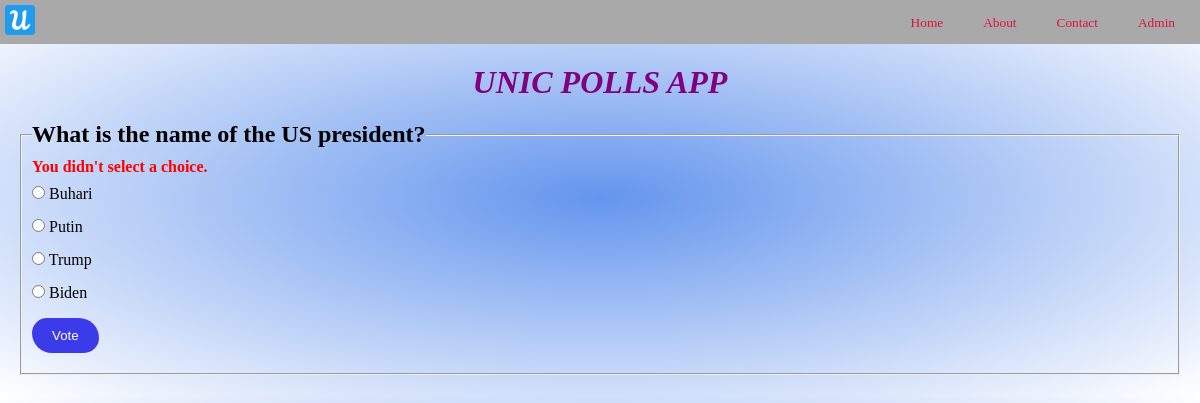
The page /1/vote/ on the database its author committed.
### core/models.py (models this page shows, shortened)
class Question(models.Model):
    question_text = models.CharField(max_length=200)
    pub_date = models.DateTimeField(auto_now_add=True)

class Choice(models.Model):
    question = models.ForeignKey(Question,on_delete=models.CASCADE)
    choice_text = models.CharField(max_length=200)
    votes = models.IntegerField(default=0)
    def __str__(self):
        return self.choice_text

### core/views.py (the view)
# urls.py: path('<int:question_id>/vote/',views.vote,name='vote')
def vote(request, question_id):
    question = get_object_or_404(Question, pk=question_id)
    try:
        selected_choice = question.choice_set.get(pk=request.POST['choice'])
    except (KeyError, Choice.DoesNotExist):
        return render(request, 'question_detail.html', {
            'question': question,
            'error_message': "You didn't select a choice.",
        })
    else:
        selected_choice.votes += 1
        selected_choice.save()
        return HttpResponseRedirect(reverse('results', args=(question.id,)))

### core/templates/question_detail.html (shortened to what this page needs)
{% extends 'base.html' %}
{% block content %}
<form action="{% url 'vote' question.id %}" method="post">
    <div>
        <fieldset>
            <legend>
                <h2>{{question.question_text}}?</h2>
            </legend>
            {% if error_message %}
            <p style="color: red;">
                <strong> {{error_message}} </strong>
            </p>
            {% endif %}
            {% for choice in question.choice_set.all %}
            <div>
                <input type="radio" name="choice" id="{{choice.id}}" value="{{choice.id}}">
                <label for="{{choice.id}}">{{choice}}</label>
            </div>
            {% endfor %}
            <button type="submit">Vote</button>
        </fieldset>
    </div>
</form>
{% endblock content %}

### core/static/polls.css (style rules this page uses)
* { padding: 0; margin: 0; }
body { background: radial-gradient(cornflowerblue,white); }
form { padding: 20px; }
fieldset { padding: 10px; }
input { margin: 10px 0px; }
button { margin: 10px 0px; border: none; padding: 10px 20px; background-color: rgb(59, 59, 233); color: white; border-radius: 15px 20px; }

### rows shown on the page
Question: question_text "What is the name of the US president"
Choice: choice_text "Buhari"
Choice: choice_text "Putin"
Choice: choice_text "Trump"
Choice: choice_text "Biden"

### other values the page prints
{{ error_message }} "You didn't select a choice."
